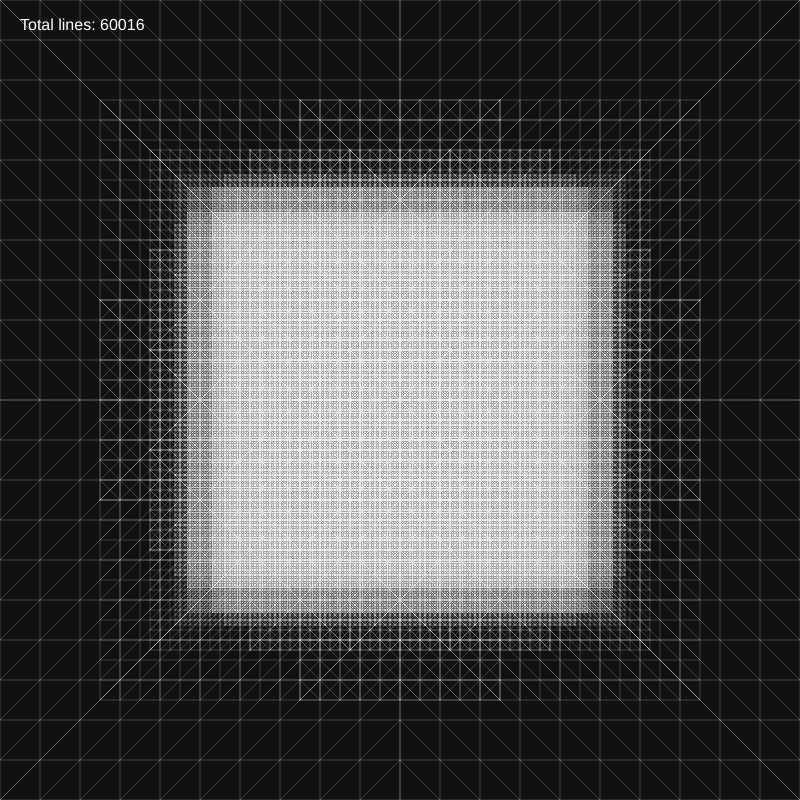
Frame 1 (no input)
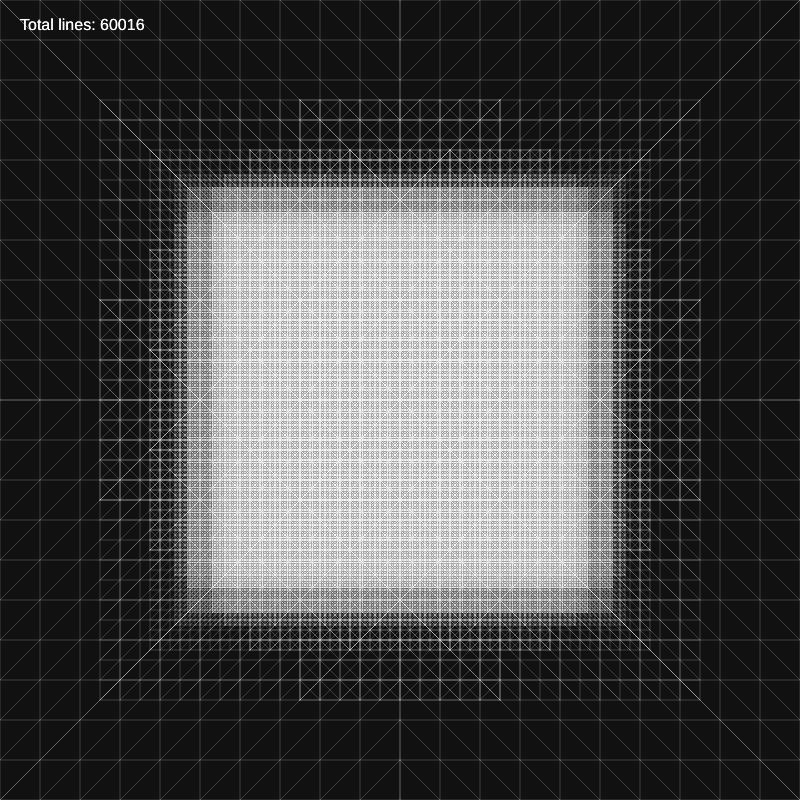
Frame 2 (the mouse pressed at the canvas centre, redrawn once)

The p5.js sketch that drew these frames (run headless with seeded random() and noise() and a simulated clock; the mouse was pressed at the canvas centre and the sketch redrawn once):

// p5.js sketch
// ── sketch.js
let lineCount = 0;

function setup() {
  createCanvas(800, 800);
  background(17);
  stroke(255, 50);
  noLoop();
}

function draw() {
  // Reset line count
  lineCount = 0;
  
  // Draw the recursive pattern in all four quadrants
  drawQuadrantPattern(width/2, height/2, width/2, 5);
  
  // Display final line count
  fill(255);
  noStroke();
  textSize(16);
  text(`Total lines: ${lineCount}`, 20, 30);
}

function drawQuadrantPattern(x, y, size, depth) {
  if (size < 10 || depth <= 0) return;
  
  // Draw curve stitch pattern in each quadrant
  drawCurveStitch(x, y, size, 1, 1);    // Bottom right
  drawCurveStitch(x, y, size, -1, 1);   // Bottom left
  drawCurveStitch(x, y, size, -1, -1);  // Top left
  drawCurveStitch(x, y, size, 1, -1);   // Top right
  
  // Recursive calls for each sub-quadrant
  let newSize = size * 0.5;
  let offset = newSize * 0.5;
  
  if (depth > 0) {
    drawQuadrantPattern(x + offset, y + offset, newSize, depth - 1);
    drawQuadrantPattern(x - offset, y + offset, newSize, depth - 1);
    drawQuadrantPattern(x - offset, y - offset, newSize, depth - 1);
    drawQuadrantPattern(x + offset, y - offset, newSize, depth - 1);
  }
}

function drawCurveStitch(centerX, centerY, size, dirX, dirY) {
  let steps = 10;
  let stepSize = size / steps;
  
  // Draw vertical lines
  for (let i = 0; i <= steps; i++) {
    let x = centerX + (i * stepSize * dirX);
    let y1 = centerY;
    let y2 = centerY + (size * dirY);
    line(x, y1, x, y2);
    lineCount++;
  }
  
  // Draw horizontal lines
  for (let i = 0; i <= steps; i++) {
    let y = centerY + (i * stepSize * dirY);
    let x1 = centerX;
    let x2 = centerX + (size * dirX);
    line(x1, y, x2, y);
    lineCount++;
  }
  
  // Draw diagonal lines
  for (let i = 0; i <= steps; i++) {
    let startX = centerX + (i * stepSize * dirX);
    let startY = centerY;
    let endX = centerX + (size * dirX);
    let endY = centerY + ((steps - i) * stepSize * dirY);
    line(startX, startY, endX, endY);
    lineCount++;
    
    // Draw second set of diagonal lines for the curve stitch effect
    startY = centerY + (i * stepSize * dirY);
    endX = centerX + ((steps - i) * stepSize * dirX);
    endY = centerY + (size * dirY);
    line(centerX, startY, endX, endY);
    lineCount++;
  }
}
